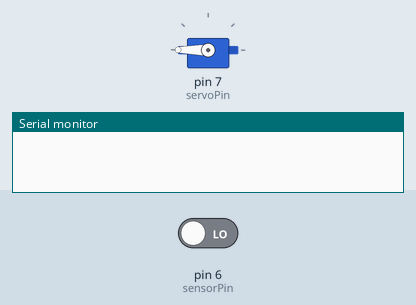
Recording of a sketch running on a simulated Arduino Uno, built with avr-gcc and run on an emulated ATmega328P. Parts: servo, the last lines printed to the serial monitor. The inputs (shaded band) are chosen by the test bench; at power-on: pin 6 (sensorPin) LOW.

Above: at 2.2 s.
2.3 s: pin 6 (sensorPin) driven HIGH
At 2.8 s:
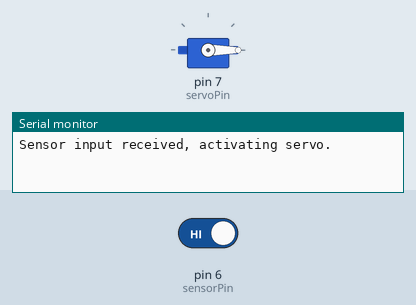
Timing chart, 0 to 5.3 s (numbered marks = the images above; inputs shaded):
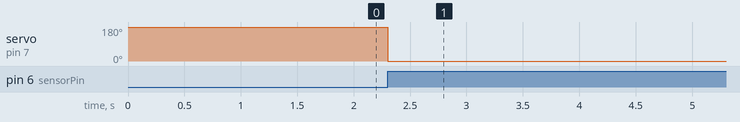

Measured:
- after the input at 2.3 s, servo on pin 7 (servoPin): 180° → 0° at once

The sketch:

index.ino
```cpp
#include <Servo.h>

// Define the IR sensor input pin and the servo output pin
const int sensorPin = 6;
const int servoPin = 7;

// Create a Servo object to control the servo motor
Servo servo;

// Flag to indicate whether the servo has already been activated
bool trapActivated = false;

void setup() {
    Serial.begin(9600);

    pinMode(sensorPin, INPUT); // Set the sensor pin as input
  // Attach the servo to its pin
  servo.attach(servoPin);
    servo.write(180);
delay(1000);
  // Set up the serial monitor
}

void loop() {
  // If the servo has already been activated, do nothing
  if(trapActivated == true ) {
    return;
  }


  // Read the input from the IR sensor
  int sensorValue = digitalRead(sensorPin);

  // If the sensor input is HIGH, activate the servo motor
    if (sensorValue == HIGH) {
      Serial.println("Sensor input received, activating servo.");
            servo.write(0);    // Wait 1 second before resetting the servo
            delay(1000);

      servo.detach();
 // Set the servo to 90 degrees
      //servo.detach();  // Set the servo back to 0 degrees
      trapActivated = true; // Set the flag to indicate that the servo has been activated

    }


  // Wait for a short time before checking the sensor input again
}
```
